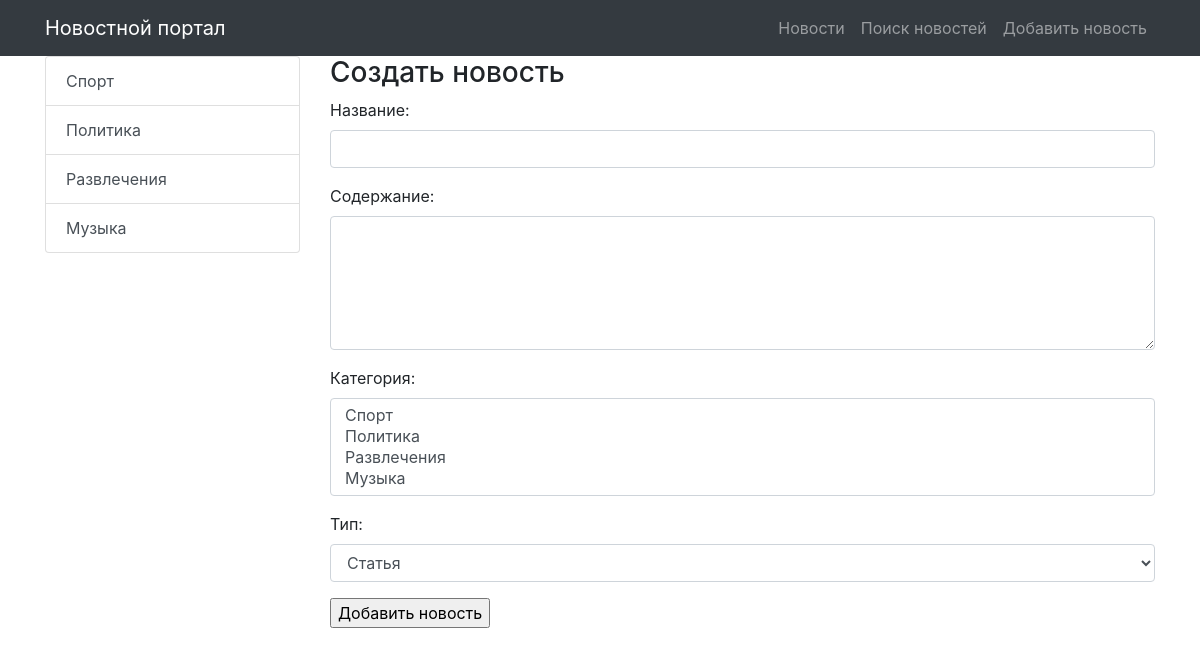
Screenshot of /news/add/ (signed in) with the database file from the repository.
### news/models.py (models this page shows)
class Category(models.Model):
    title = models.CharField(max_length=255, unique=True)
    subscribers = models.ManyToManyField(User)
    def __str__(self):
        return f"{self.title}"
    def get_absolute_url(self):
        return reverse('news_category', kwargs={'category_id': self.pk})

### news/views.py (the view, shortened to what this page needs)
# urls.py: path('add/', NewsAdd.as_view(), name='news_add'),
class NewsAdd(PermissionRequiredMixin, CreateView):
    permission_required = ('news.add_post',)
    model = Post
    template_name = 'news/news_add.html'
    form_class = NewsForm
    def get_context_data(self, **kwargs):
        context = super().get_context_data(**kwargs)
        context['categories'] = Category.objects.all()
        return context

### news/forms.py
class NewsForm(forms.ModelForm):
    class Meta:
        model = Post
        fields = ['title', 'text', 'category', 'type']
        widgets = {
            'title': forms.TextInput(attrs={"class": "form-control"}),
            'text': forms.Textarea(attrs={"class": "form-control", "rows": 5}),
            'type': forms.Select(attrs={"class": "form-control"}),
            'category': forms.SelectMultiple(attrs={"class": "form-control"}),
        }
        labels = {
            'category': 'Категория'
        }

### templates/news/news_add.html (shortened to what this page needs)
{% extends 'default.html' %}
{% block content %}
<h3>Создать новость</h3>
<form method="POST">
    {{ form.as_p }}
    <input type="submit" value="Добавить новость">
</form>
{% endblock content %}

### templates/default.html (shortened to what this page needs)
{% load static %}
<!DOCTYPE html>
<html lang="en">
<head>
    <link href="{% static 'vendor/bootstrap/css/bootstrap.min.css' %}" rel="stylesheet">
</head>
<body>
<nav class="navbar navbar-expand-lg navbar-dark bg-dark static-top">
    <div class="container">
        <a class="navbar-brand" href="/news/">Новостной портал</a>
        <div class="collapse navbar-collapse" id="navbarResponsive">
            <ul class="navbar-nav ml-auto">
                <li class="nav-item">
                    <a class="nav-link" href="/news/">Новости</a>
                </li>
                <li class="nav-item">
                    <a class="nav-link" href="{% url 'news_search' %}">Поиск новостей</a>
                </li>
                <li class="nav-item">
                    <a class="nav-link" href="{% url 'news_add' %}">Добавить новость</a>
                </li>
            </ul>
        </div>
    </div>
</nav>
<div class="container">
    <div class="row">
        <div class="col-md-3">
            <div class="list-group">
                {% for item in categories %}
                <a href="{{ item.get_absolute_url }}" class="list-group-item list-group-item-action">
                    {{ item.title }}
                </a>
                {% endfor %}
            </div>
        </div>
        <div class="col-md-9">
            {% block content %}
            {% endblock content %}
        </div>
    </div>
</div>
</body>
</html>

### rows the page displays
Category: title "Спорт"
Category: title "Политика"
Category: title "Развлечения"
Category: title "Музыка"
